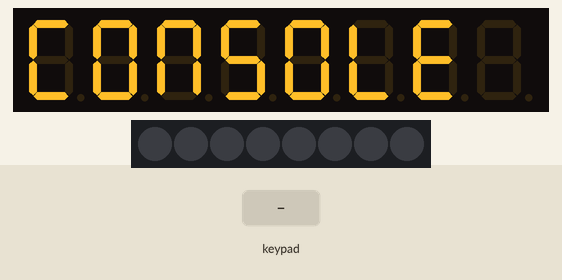
A sketch run on a simulated Arduino Uno, built with avr-gcc and run on an emulated ATmega328P. Parts: 8-digit seven-segment display, 8 RGB LEDs in strip order, left to right. Wiring (inferred from the names in the program): TM1638 display and keys: STB pin 4; clock pin 16; DIO pin 17. Inputs (shaded band) come from the test bench.

Above: at 13.9 s.
14.0 s: keypad keys 1 2 pressed 0.4 s apart
At 14.27 s:
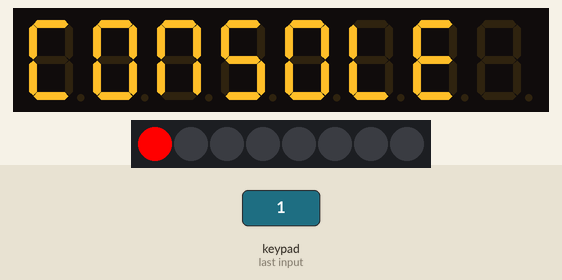
16.3 s: key '1' pressed
At 16.54 s:
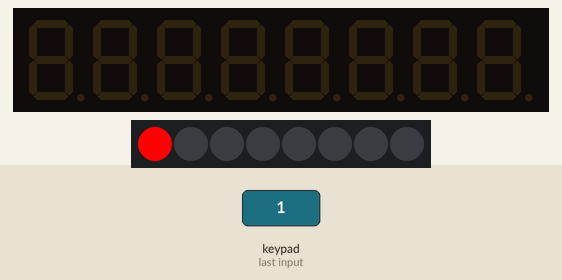
18.1 s: key '3' pressed
At 18.4 s:
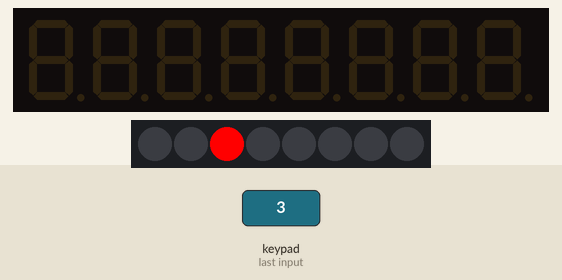
20.0 s: keypad keys 2 5 pressed 0.4 s apart
At 20.25 s:
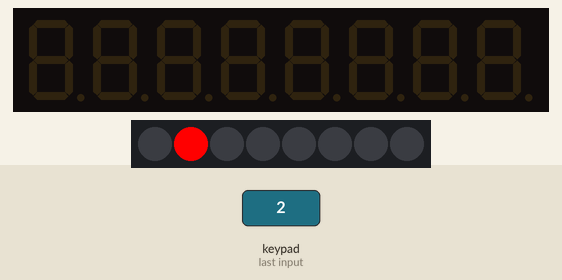
Timing chart, 0 to 23.0 s (numbered marks = the images above; inputs shaded):
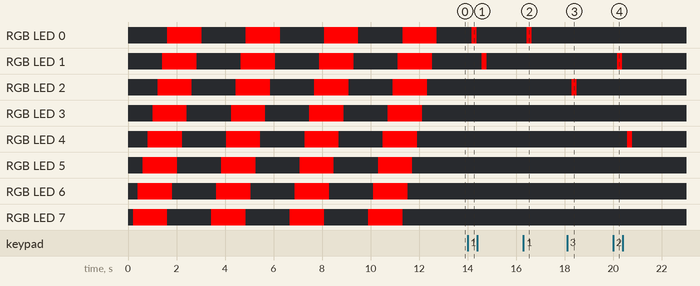

The sketch:

TM1638_demo.ino
```cpp
#include "wiring_shift_mod.h"

#define CLOCK_TYPE CLOCK_INVERT
#define CLOCK_DELAY_US 1

const int strobe_pin =  4;
const int clock_pin  = 16;
const int data_pin   = 17;

#define COUNTING_MODE 0
#define SCROLL_MODE 1
#define BUTTON_MODE 2

void setup()
{
  pinMode(strobe_pin, OUTPUT);
  pinMode(clock_pin, OUTPUT);
  pinMode(data_pin, OUTPUT);

  sendCommand(0x8f);  // activate
  reset();
}

void loop()
{
  static uint8_t mode = SCROLL_MODE;

  switch(mode)
  {
  case SCROLL_MODE:
    mode += scroll();
    break;
  case BUTTON_MODE:
    buttons();
    break;
  }

  delay(200);
}

void sendCommand(uint8_t value)
{
  digitalWrite(strobe_pin, LOW);
  shiftOutMod(data_pin, clock_pin, LSBFIRST, CLOCK_TYPE, CLOCK_DELAY_US, value);
  digitalWrite(strobe_pin, HIGH);
}

void reset()
{
  sendCommand(0x40); // set auto increment mode
  digitalWrite(strobe_pin, LOW);
  shiftOutMod(data_pin, clock_pin, LSBFIRST, CLOCK_TYPE, CLOCK_DELAY_US, 0xc0);   // set starting address to 0
  for(uint8_t i = 0; i < 16; i++)
  {
    shiftOutMod(data_pin, clock_pin, LSBFIRST, CLOCK_TYPE, CLOCK_DELAY_US, 0x00);
  }
  digitalWrite(strobe_pin, HIGH);
}

bool scroll()
{

  uint8_t scrollText[] =
  {
    /* */ /* */ /* */ /* */ /* */ /* */ /* */ /* */
    0x00, 0x00, 0x00, 0x00, 0x00, 0x00, 0x00, 0x00,
    /*C*/ /*O*/ /*N*/ /*S*/ /*O*/ /*L*/ /*E*/ /* */
    0x39, 0x3F, 0x37, 0x6D, 0x3F, 0x38, 0x79, 0x00,
    /* */ /* */ /* */ /* */ /* */ /* */ /* */ /* */
    0x00, 0x00, 0x00, 0x00, 0x00, 0x00, 0x00, 0x00,
    /*C*/ /*O*/ /*N*/ /*S*/ /*O*/ /*L*/ /*E*/ /* */
    0x39, 0x3F, 0x37, 0x6D, 0x3F, 0x38, 0x79, 0x00,
  };


  static uint8_t index = 0;
  uint8_t scrollLength = sizeof(scrollText);

  sendCommand(0x40);
  digitalWrite(strobe_pin, LOW);
  shiftOutMod(data_pin, clock_pin, LSBFIRST, CLOCK_TYPE, CLOCK_DELAY_US, 0xc0);

  for(int i = 0; i < 8; i++)
  {
    uint8_t c = scrollText[(index + i) % scrollLength];

    shiftOutMod(data_pin, clock_pin, LSBFIRST, CLOCK_TYPE, CLOCK_DELAY_US, c);
    shiftOutMod(data_pin, clock_pin, LSBFIRST, CLOCK_TYPE, CLOCK_DELAY_US, c != 0 ? 1 : 0);
  }

  digitalWrite(strobe_pin, HIGH);

  index = ++index % (scrollLength << 1);

  return index == 0;
}

void buttons()
{
  uint8_t promptText[] =
  {
    /* */ /* */ /* */ /* */ /* */ /* */ /* */ /* */
    0x00, 0x00, 0x00, 0x00, 0x00, 0x00, 0x00, 0x00,
    /*C*/ /*O*/ /*N*/ /*S*/ /*O*/ /*L*/ /*E*/ /* */
    0x39, 0x3F, 0x37, 0x6D, 0x3F, 0x38, 0x79, 0x00,
    /* */ /* */ /* */ /* */ /* */ /* */ /* */ /* */
    0x00, 0x00, 0x00, 0x00, 0x00, 0x00, 0x00, 0x00,
    /*C*/ /*O*/ /*N*/ /*S*/ /*O*/ /*L*/ /*E*/ /* */
    0x39, 0x3F, 0x37, 0x6D, 0x3F, 0x38, 0x79, 0x00,
  };

  static uint8_t block = 0;

  uint8_t textStartPos = (block / 4) << 3;
  for(uint8_t position = 0; position < 8; position++)
  {
    sendCommand(0x44);
    digitalWrite(strobe_pin, LOW);
    shiftOutMod(data_pin, clock_pin, LSBFIRST, CLOCK_TYPE, CLOCK_DELAY_US, 0xC0 + (position << 1));
    shiftOutMod(data_pin, clock_pin, LSBFIRST, CLOCK_TYPE, CLOCK_DELAY_US, promptText[textStartPos + position]);
    digitalWrite(strobe_pin, HIGH);
  }

  block = (block + 1) % 16;

  uint8_t buttons = readButtons();

  for(uint8_t position = 0; position < 8; position++)
  {
    uint8_t mask = 0x1 << position;

    setLed(buttons & mask ? 1 : 0, position);
  }
}

uint8_t readButtons(void)
{
  uint8_t buttons = 0;
  digitalWrite(strobe_pin, LOW);
  shiftOutMod(data_pin, clock_pin, LSBFIRST, CLOCK_TYPE, CLOCK_DELAY_US, 0x42);

  pinMode(data_pin, INPUT);

  for (uint8_t i = 0; i < 4; i++)
  {
    uint8_t v = shiftInMod(data_pin, clock_pin, LSBFIRST, CLOCK_TYPE, CLOCK_DELAY_US) << i;
    buttons |= v;
  }

  pinMode(data_pin, OUTPUT);
  digitalWrite(strobe_pin, HIGH);
  return buttons;
}

void setLed(uint8_t value, uint8_t position)
{
  pinMode(data_pin, OUTPUT);

  sendCommand(0x44);
  digitalWrite(strobe_pin, LOW);
  shiftOutMod(data_pin, clock_pin, LSBFIRST, CLOCK_TYPE, CLOCK_DELAY_US, 0xC1 + (position << 1));
  shiftOutMod(data_pin, clock_pin, LSBFIRST, CLOCK_TYPE, CLOCK_DELAY_US, value);
  digitalWrite(strobe_pin, HIGH);
}
```

wiring_shift_mod.cpp
```cpp
// (licence header left out)
#include "wiring_private.h"
#include "wiring_shift_mod.h"

uint8_t shiftInMod(uint8_t dataPin, uint8_t clockPin, uint8_t bitOrder, uint8_t clock_type, uint16_t clock_delay_us) {
	uint8_t value = 0;
	uint8_t i;


	for (i = 0; i < 8; ++i) {
		digitalWrite(clockPin, (clock_type ? LOW : HIGH));
    delayMicroseconds(clock_delay_us);
		if (bitOrder == LSBFIRST)
			value |= digitalRead(dataPin) << i;
		else
			value |= digitalRead(dataPin) << (7 - i);
		digitalWrite(clockPin, (clock_type ? HIGH : LOW));
	}
	return value;
}

void shiftOutMod(uint8_t dataPin, uint8_t clockPin, uint8_t bitOrder, uint8_t clock_type, uint16_t clock_delay_us, uint8_t val)
{
	uint8_t i;

	for (i = 0; i < 8; i++)  {
		if (bitOrder == LSBFIRST)
			digitalWrite(dataPin, !!(val & (1 << i)));
		else
			digitalWrite(dataPin, !!(val & (1 << (7 - i))));

		digitalWrite(clockPin, (clock_type ? LOW : HIGH));
    delayMicroseconds(clock_delay_us);
		digitalWrite(clockPin, (clock_type ? HIGH : LOW));
	}
}
```

wiring_shift_mod.h
```cpp
#ifndef wiring_shift_mod_h
#define wiring_shift_mod_h

#define CLOCK_NORMAL 0
#define CLOCK_INVERT 1

void shiftOutMod(uint8_t dataPin, uint8_t clockPin, uint8_t bitOrder, uint8_t clock_type, uint16_t clock_delay_us, uint8_t val);
uint8_t shiftInMod(uint8_t dataPin, uint8_t clockPin, uint8_t bitOrder, uint8_t clock_type, uint16_t clock_delay_us);

#endif
```
